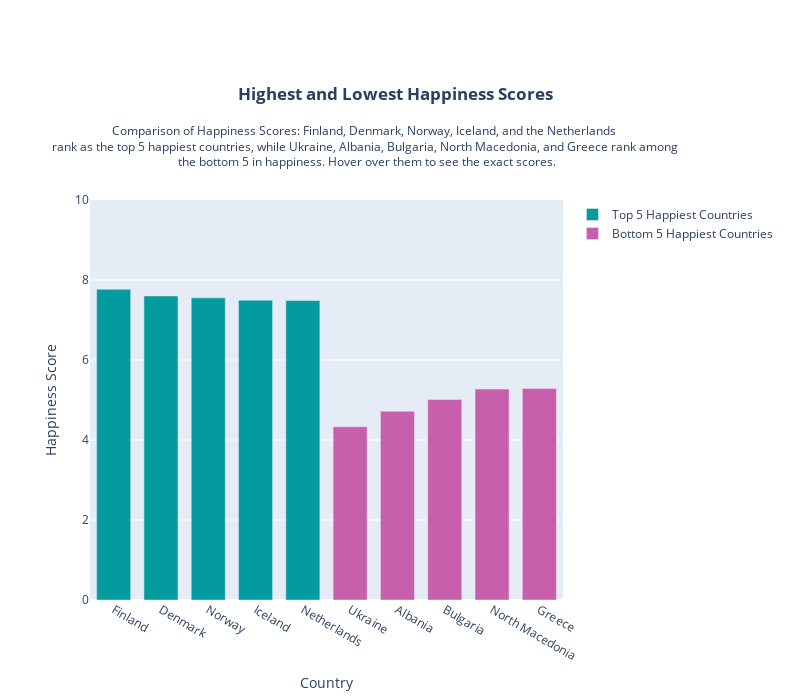

Source (notebook cell):
### Markdown cell above
### Regional differences
Although Europe is a relatively small continent with similar countries there are still enough differences to explain the happiness gap between west and east. This is the thought behind the second perspective and one that can be argued using 2 plots. For this we will use a map containing the freedom scores of all countries color-graded from high (dark) to low (light). Another plot will be a bar chart to visualize the 5 most and least happy countries.

### Code cell
import plotly.graph_objs as go

# Assume 'data' is a DataFrame containing the happiness scores and country names
# Replace 'data' with your actual DataFrame variable

# Get top 5 and bottom 5 countries
top_5 = data.nlargest(5, 'Happiness Score')
bottom_5 = data.nsmallest(5, 'Happiness Score')

# Create trace for top 5 countries
trace_top = go.Bar(
    x=top_5['Country'],
    y=top_5['Happiness Score'],
    name='Top 5 Happiest Countries',
    marker=dict(color='#049b9e')
)

# Create trace for bottom 5 countries
trace_bottom = go.Bar(
    x=bottom_5['Country'],
    y=bottom_5['Happiness Score'],
    name='Bottom 5 Happiest Countries',
    marker=dict(color='#c85fac')
)

# Define layout with annotation
layout = go.Layout(
    title='<b>Highest and Lowest Happiness Scores</b>',
    xaxis=dict(title='Country'),
    yaxis=dict(title='Happiness Score', range=[0, 10]),  # Set the same y-axis range for both plots
    barmode='group',  # Display bars side by side
    bargap=0.2,  # Gap between bars
    bargroupgap=0.1,  # Gap between groups of bars
    width=790,
    height=700,
    margin={'b': 100, 't': 200, 'l': 90},
    title_x=0.5
)

# Create figure object
fig = go.Figure(data=[trace_top, trace_bottom], layout=layout)
fig.add_annotation(x=-0.09, y=1.2,
                   xref='paper', yref='paper',
                   showarrow=False,
                   xanchor='left',
                   yanchor='top',
                   align='center',
                   text="Comparison of Happiness Scores: Finland, Denmark, Norway, Iceland, and the Netherlands <br> rank as the top 5 happiest countries, while Ukraine, Albania, Bulgaria, North Macedonia, and Greece rank among <br> the bottom 5 in happiness. Hover over them to see the exact scores.")

# Display the figure
fig.show()

### Figure 1 — Plotly figure (JSON) as saved in the notebook; plotly's stock layout.template omitted (floating-point values rounded to 4 significant figures)
{"data": [{"marker": {"color": "#049b9e"}, "name": "Top 5 Happiest Countries", "type": "bar", "x": ["Finland", "Denmark", "Norway", "Iceland", "Netherlands"], "y": [7.769, 7.6, 7.554, 7.494, 7.488]}, {"marker": {"color": "#c85fac"}, "name": "Bottom 5 Happiest Countries", "type": "bar", "x": ["Ukraine", "Albania", "Bulgaria", "North Macedonia", "Greece"], "y": [4.332, 4.719, 5.011, 5.274, 5.287]}], "layout": {"annotations": [{"align": "center", "showarrow": false, "text": "Comparison of Happiness Scores: Finland, Denmark, Norway, Iceland, and the Netherlands <br> rank as the top 5 happiest countries, while Ukraine, Albania, Bulgaria, North Macedonia, and Greece rank among <br> the bottom 5 in happiness. Hover over them to see the exact scores.", "x": -0.09, "xanchor": "left", "xref": "paper", "y": 1.2, "yanchor": "top", "yref": "paper"}], "bargap": 0.2, "bargroupgap": 0.1, "barmode": "group", "height": 700, "margin": {"b": 100, "l": 90, "t": 200}, "title": {"text": "<b>Highest and Lowest Happiness Scores</b>", "x": 0.5}, "width": 790, "xaxis": {"title": {"text": "Country"}}, "yaxis": {"range": [0, 10], "title": {"text": "Happiness Score"}}}}
